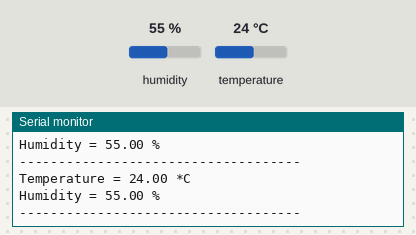
This sketch was run on a simulated ESP32-S3. Shown: the last lines printed to the serial monitor. Inputs (shaded band) come from the test bench; at power-on: humidity 55 %, temperature 24 °C.

Above: at 2.8 s.
2.9 s: humidity set to 22 %
At 5.2 s:
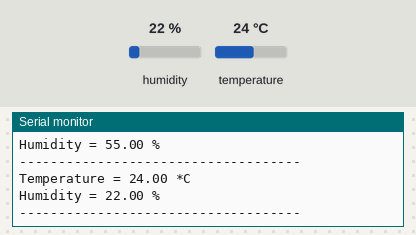
5.6 s: temperature set to 12 °C
At 7.0 s:
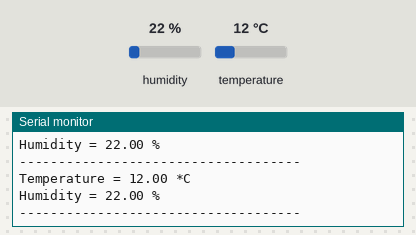
8.3 s: humidity set to 40 %
At 11.4 s:
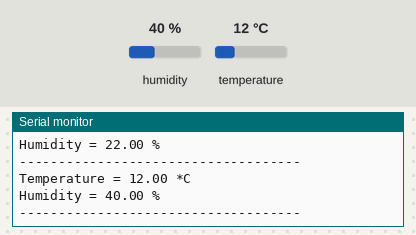
Timing chart, 0 to 12.9 s (numbered marks = the images above; inputs shaded):
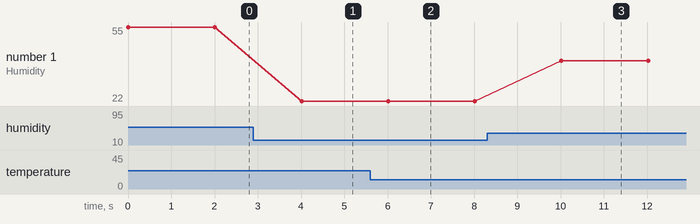

The sketch:

BME280.ino
```cpp
#include <Wire.h>
#include <Adafruit_Sensor.h>
#include <Adafruit_BME280.h>

// Define your ESP32-S3 I2C pins
#define I2C_SDA 8
#define I2C_SCL 9

// Create the BME280 object using I2C
Adafruit_BME280 bme;

void setup() {
  Serial.begin(115200);
  while(!Serial); // Wait for serial monitor to open

  // Initialize I2C with your custom ESP32-S3 pins
  Wire.begin(I2C_SDA, I2C_SCL);

  Serial.println(F("BME280 Temperature & Humidity Test"));

  // Most BME280 I2C modules use address 0x76. If it fails, change to 0x77.
  if (!bme.begin(0x76, &Wire)) {
    Serial.println("Could not find a valid BME280 sensor! Check wiring or I2C address.");
    while (1);
  }

  Serial.println("BME280 sensor found successfully!");
}

void loop() {
  Serial.print("Temperature = ");
  Serial.print(bme.readTemperature());
  Serial.println(" *C");

  Serial.print("Humidity = ");
  Serial.print(bme.readHumidity());
  Serial.println(" %");

  Serial.println("------------------------------------");
  delay(2000); // Read data every 2 seconds
}
```

Measured:
- after the input at 2.9 s, the serial monitor: prints a new line after 1.1 s (image 1)
- after the input at 5.6 s, the serial monitor: prints a new line after 0.41 s (image 2)
- after the input at 8.3 s, the serial monitor: prints a new line after 1.7 s (image 3)
- plotted number 1: 55 → 22 after the input at 2.9 s, 22 → 40 after the input at 8.3 s
